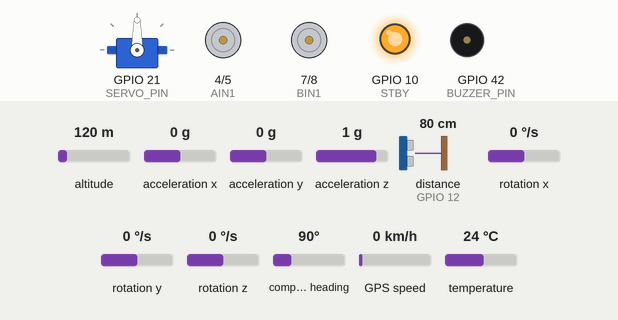
A sketch run on a simulated ESP32-S3. Shown: servo, motor-driver pin pairs drawn as motors (green arrow = first pin HIGH = forward, orange = second pin HIGH = backward, longer = more drive, scaled by the enable pin, stopped while the standby pin is LOW), output pins drawn as LEDs (lit = HIGH), buzzer (waves = sounding). Wiring (inferred from the names in the program): ultrasonic range finder: trigger GPIO 11; echo GPIO 12. The test bench sets the inputs (shaded band); at power-on: acceleration x 0 g, altitude 120 m, acceleration y 0 g, acceleration z 1 g, distance to the obstacle (sensor on GPIO 12) 80 cm, rotation x 0 °/s, rotation y 0 °/s, rotation z 0 °/s, compass heading 90°, GPS speed 0 km/h, temperature 24 °C. The echo pulse lasts 58.3 µs per cm; WiFi joins after 1.5 s; servers stay silent unless stated; I2S audio is not simulated (input reads silence); the local clock reads 2024-03-15 10:24:30 at power-on unless the sketch sets it; the GPS gets a fix after 3 s at 37.7749, -122.4194 with 8 satellites; the modem accepts every AT command (registered, SIM ready, sends succeed) and sends nothing else; the Firebase database answers and starts empty; pins used as bus, display or sensor lines are not drawn.

Above: at 4.9 s.
5.0 s: acceleration x set to -1 g
6.5 s: acceleration x set to -1.3 g
At 7.3 s:
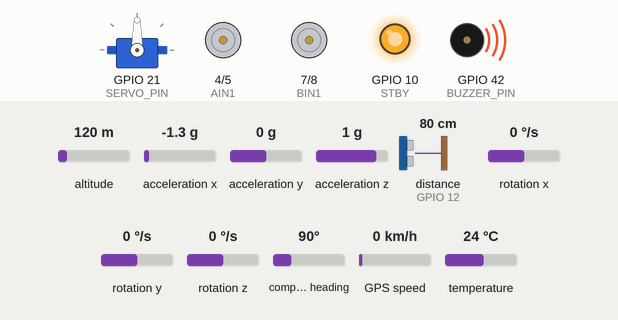
Timing chart, 0 to 9.5 s (numbered marks = the images above; inputs shaded):
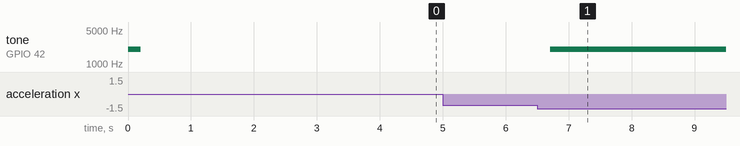

The sketch:

night-patrolling-robot.ino
```cpp
/**
 * ESP32-S3 Patrol Robot - FINAL UPDATED VERSION
 * Features:
 * 1. PWM Buzzer Drive (Passive & Active)
 * 2. Startup Sound Test
 * 3. 10-Second Alarm Duration
 * 4. GSM & Smart Obstacle Avoidance
 * 5. Firebase Realtime DB v1.x (FIXED)
 */

#include <Arduino.h>
#include <WiFi.h>
#include <Firebase_ESP_Client.h>
#include <Adafruit_MPU6050.h>
#include <Adafruit_Sensor.h>
#include <Wire.h>
#include <time.h>
#include <ESP32Servo.h>
#include <driver/i2s.h>
#include <TinyGPSPlus.h>

TinyGPSPlus gps;
HardwareSerial GPS_Serial(2);

// --- USER CONFIGURATION ---
#define WIFI_SSID "realme 6"
#define WIFI_PASSWORD "rohit@123"
#define API_KEY "AIzaSyDRpeeM5RMKPW1CCQao9T1bTPjJ9jwlDM0"
#define DATABASE_URL "https://night-patrolling-robot-ca1c9-default-rtdb.asia-southeast1.firebasedatabase.app"

#define INVERT_MOTOR_B true
#define ADMIN_NUMBER "+919506170955"

// --- THRESHOLDS ---
#define NOISE_THRESHOLD 200
#define ACCEL_THRESHOLD 15.0
#define ALARM_DURATION 10000

// --- PINS ---
#define AIN1 4
#define AIN2 5
#define PWMA 6
#define BIN1 7
#define BIN2 8
#define PWMB 9
#define STBY 10

#define TRIG_PIN 11
#define ECHO_PIN 12
#define SERVO_PIN 21
#define BUZZER_PIN 42

#define GPS_RX 18
#define GPS_TX 17

#define SDA_PIN 1
#define SCL_PIN 2

#define MODEM_TX 48
#define MODEM_RX 47
#define MODEM_RST 46

#define I2S_SCK 16
#define I2S_WS 15
#define I2S_SD 14
#define I2S_PORT I2S_NUM_0

// --- OBJECTS ---
FirebaseAuth auth;
FirebaseConfig config;
FirebaseData fbDO;
FirebaseData fbUpload;
Adafruit_MPU6050 mpu;
Servo scanServo;

// --- VARIABLES ---
String currentMode = "manual";
String currentCommand = "stop";
bool mpuConnected = false;
unsigned long lastTelemetryTime = 0;
int distance = 0;
int noiseLevel = 0;

// Alarm Vars
bool alarmActive = false;
unsigned long alarmStartTime = 0;
bool theftAlertTriggered = false;

// --- TIMERS ---
unsigned long lastGPSSend = 0;
const unsigned long GPS_INTERVAL = 3000;

// --- BUZZER ---
void buzzOn() { ledcWriteTone(2, 2000); }
void buzzOff() { ledcWrite(2, 0); }

// --- SETUP ---
void setup() {
  Serial.begin(115200);

  ledcAttachPin(PWMA, 0);
  ledcAttachPin(PWMB, 1);
  ledcAttachPin(BUZZER_PIN, 2);
  ledcSetup(0, 5000, 8);
  ledcSetup(1, 5000, 8);
  ledcSetup(2, 5000, 8);

  pinMode(AIN1, OUTPUT); pinMode(AIN2, OUTPUT);
  pinMode(BIN1, OUTPUT); pinMode(BIN2, OUTPUT);
  pinMode(STBY, OUTPUT); digitalWrite(STBY, HIGH);

  pinMode(TRIG_PIN, OUTPUT);
  pinMode(ECHO_PIN, INPUT);
  pinMode(BUZZER_PIN, OUTPUT);
  pinMode(MODEM_RST, OUTPUT); digitalWrite(MODEM_RST, HIGH);

  scanServo.attach(SERVO_PIN);
  scanServo.write(90);

  Wire.begin(SDA_PIN, SCL_PIN);
  if (mpu.begin()) {
    mpuConnected = true;
    mpu.setAccelerometerRange(MPU6050_RANGE_8_G);
  }

  Serial1.begin(9600, SERIAL_8N1, MODEM_RX, MODEM_TX);
  GPS_Serial.begin(9600, SERIAL_8N1, GPS_RX, GPS_TX);

  i2s_config_t i2s_config = {
    .mode = (i2s_mode_t)(I2S_MODE_MASTER | I2S_MODE_RX),
    .sample_rate = 44100,
    .bits_per_sample = I2S_BITS_PER_SAMPLE_32BIT,
    .channel_format = I2S_CHANNEL_FMT_ONLY_LEFT,
    .communication_format = I2S_COMM_FORMAT_I2S,
    .intr_alloc_flags = ESP_INTR_FLAG_LEVEL1,
    .dma_buf_count = 4,
    .dma_buf_len = 512
  };

  i2s_pin_config_t pin_config = {
    .bck_io_num = I2S_SCK,
    .ws_io_num = I2S_WS,
    .data_out_num = I2S_PIN_NO_CHANGE,
    .data_in_num = I2S_SD
  };

  i2s_driver_install(I2S_PORT, &i2s_config, 0, NULL);
  i2s_set_pin(I2S_PORT, &pin_config);

  buzzOn(); delay(200); buzzOff();

  WiFi.begin(WIFI_SSID, WIFI_PASSWORD);
  while (WiFi.status() != WL_CONNECTED) delay(300);

  configTime(0, 0, "pool.ntp.org", "time.nist.gov");
  delay(2000);

  config.api_key = API_KEY;
  config.database_url = DATABASE_URL;
  Firebase.begin(&config, &auth);
  Firebase.reconnectWiFi(true);
}

// --- LOOP ---
void loop() {
  handleFirebase();
  handleAlarm();
  handleSensorsAndTelemetry();
  HandleGPS();
}

// --- FIREBASE ---
void handleFirebase() {
  if (Firebase.RTDB.getString(&fbDO, "/robot/control/mode")) {
    if (fbDO.stringData() != currentMode) {
      currentMode = fbDO.stringData();
      stopBot();
    }
  }

  if (currentMode == "manual") {
    if (Firebase.RTDB.getString(&fbDO, "/robot/control/command")) {
      if (fbDO.stringData() != currentCommand) {
        currentCommand = fbDO.stringData();
        executeMotorCommand(currentCommand);
      }
    }
  } else runSmartAutoPilot();
}

// --- ALARM ---
void handleAlarm() {
  if (alarmActive && millis() - alarmStartTime > ALARM_DURATION) {
    buzzOff();
    alarmActive = false;
    theftAlertTriggered = false;
  }
}

// --- TELEMETRY ---
void handleSensorsAndTelemetry() {
  if (millis() - lastTelemetryTime > 200) {
    readSensorsAndCheckAlerts();
    static unsigned long uploadTimer = 0;
    if (millis() - uploadTimer > 2000) {
      uploadTelemetry();
      uploadTimer = millis();
    }
    lastTelemetryTime = millis();
  }
}

// --- SENSORS ---
void measureDistance() {
  digitalWrite(TRIG_PIN, HIGH); delayMicroseconds(10);
  digitalWrite(TRIG_PIN, LOW);
  long d = pulseIn(ECHO_PIN, HIGH, 25000);
  distance = d == 0 ? 999 : d * 0.034 / 2;
}

void measureNoise() {
  size_t bytes_read; int32_t sample; long sumSq = 0;
  for (int i = 0; i < 256; i++) {
    i2s_read(I2S_PORT, &sample, sizeof(sample), &bytes_read, portMAX_DELAY);
    int32_t s = sample >> 12;
    sumSq += (long)s * s;
  }
  noiseLevel = sqrt(sumSq / 256.0);
}

// --- ALERT CHECK ---
void readSensorsAndCheckAlerts() {
  measureDistance();
  measureNoise();

  if (noiseLevel > NOISE_THRESHOLD && !alarmActive) {
    alarmActive = true;
    alarmStartTime = millis();
    buzzOn();
    sendSMS("SUSPICIOUS SOUND DETECTED");
  }

  if (mpuConnected) {
    sensors_event_t a, g, t;
    if (mpu.getEvent(&a, &g, &t)) {
      float total = sqrt(sq(a.acceleration.x) + sq(a.acceleration.y) + sq(a.acceleration.z));
      if (total > ACCEL_THRESHOLD && !alarmActive) {
        theftAlertTriggered = true;
        alarmActive = true;
        alarmStartTime = millis();
        buzzOn();
        sendSMS("POSSIBLE THEFT");
      }
    }
  }
}

// --- SMS ---
void sendSMS(String type) {
  Serial1.println("AT+CMGF=1"); delay(100);
  Serial1.print("AT+CMGS=\""); Serial1.print(ADMIN_NUMBER); Serial1.println("\"");
  delay(100);
  Serial1.print("🚨 ALERT: "); Serial1.print(type);
  delay(100); Serial1.write(26);
}

// --- GPS ---
void HandleGPS() {
  while (GPS_Serial.available()) gps.encode(GPS_Serial.read());

  if (gps.location.isValid() && millis() - lastGPSSend > GPS_INTERVAL) {
    Firebase.RTDB.setDouble(&fbDO, "/robot/location/lat", gps.location.lat());
    Firebase.RTDB.setDouble(&fbDO, "/robot/location/lng", gps.location.lng());
    time_t now;
    time(&now);
    Firebase.RTDB.setInt(&fbDO, "/robot/lastSeen", (unsigned long)now * 1000);
    lastGPSSend = millis();
  }
}

// --- FIREBASE STATUS ---
void uploadTelemetry() {
  FirebaseJson json;
  json.set("distance", distance);
  json.set("noise", noiseLevel);
  json.set("alerts/suspicious_sound_alert", alarmActive);
  json.set("alerts/movement_theft_alert", theftAlertTriggered);
  Firebase.RTDB.updateNode(&fbUpload, "/robot/status", &json);
}

// --- MOTORS ---
void setMotorA(bool f, int s) {
  digitalWrite(AIN1, f); digitalWrite(AIN2, !f);
  ledcWrite(0, s);
}
void setMotorB(bool f, int s) {
  if (INVERT_MOTOR_B) f = !f;
  digitalWrite(BIN1, f); digitalWrite(BIN2, !f);
  ledcWrite(1, s);
}
void stopBot() { setMotorA(0, 0); setMotorB(0, 0); }
void forward() { setMotorA(1, 255); setMotorB(1, 255); }
void back() { setMotorA(0, 255); setMotorB(0, 255); }
void left() { setMotorA(0, 200); setMotorB(1, 200); }
void right() { setMotorA(1, 200); setMotorB(0, 200); }

void executeMotorCommand(String cmd) {
  if (cmd == "fwd") forward();
  else if (cmd == "bwd") back();
  else if (cmd == "left") left();
  else if (cmd == "right") right();
  else if (cmd == "horn_on") buzzOn();
  else if (cmd == "horn_off") buzzOff();
  else stopBot();
}

void runSmartAutoPilot() {
  if (currentMode != "auto") return;
  measureDistance();
  if (distance < 30) {
    stopBot(); delay(200);
    back(); delay(300);
    stopBot();
  } else forward();
}
```

Measured:
- the behaviour switches between -1.1 and -1.2 g on acceleration x (found by bisection; images 0 and 1)
- after the input at 5.0 s, every drawn part: stays the same
- after the input at 6.5 s, tone on GPIO 42 (BUZZER_PIN): silent → 2000 Hz after 0.21 s
